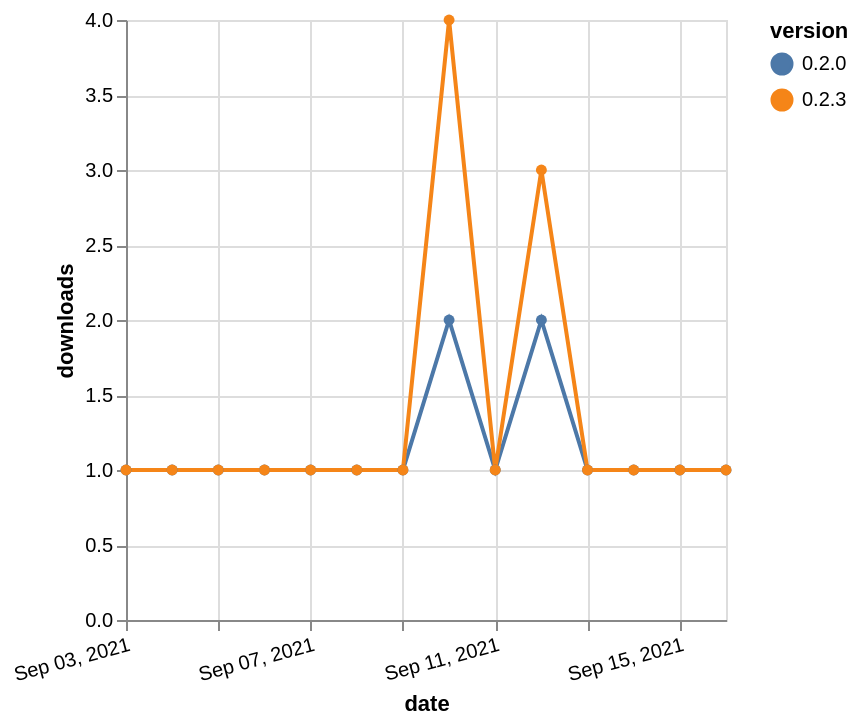

Write a Vega-Lite specification for this figure.
### Vega-Lite specification from a JSON file in a GitHub repository (floating-point values rounded to 4 significant figures)
{"$schema": "https://vega.github.io/schema/vega-lite/v5.json", "description": "A simple bar chart with embedded data.", "data": {"values": [{"date": "2021-09-03", "total": 196, "delta": 1, "version": "0.2.0"}, {"date": "2021-09-04", "total": 197, "delta": 1, "version": "0.2.0"}, {"date": "2021-09-05", "total": 198, "delta": 1, "version": "0.2.0"}, {"date": "2021-09-06", "total": 199, "delta": 1, "version": "0.2.0"}, {"date": "2021-09-07", "total": 200, "delta": 1, "version": "0.2.0"}, {"date": "2021-09-08", "total": 201, "delta": 1, "version": "0.2.0"}, {"date": "2021-09-09", "total": 202, "delta": 1, "version": "0.2.0"}, {"date": "2021-09-10", "total": 204, "delta": 2, "version": "0.2.0"}, {"date": "2021-09-11", "total": 205, "delta": 1, "version": "0.2.0"}, {"date": "2021-09-12", "total": 207, "delta": 2, "version": "0.2.0"}, {"date": "2021-09-13", "total": 208, "delta": 1, "version": "0.2.0"}, {"date": "2021-09-14", "total": 209, "delta": 1, "version": "0.2.0"}, {"date": "2021-09-15", "total": 210, "delta": 1, "version": "0.2.0"}, {"date": "2021-09-16", "total": 211, "delta": 1, "version": "0.2.0"}, {"date": "2021-09-03", "total": 290, "delta": 1, "version": "0.2.3"}, {"date": "2021-09-04", "total": 291, "delta": 1, "version": "0.2.3"}, {"date": "2021-09-05", "total": 292, "delta": 1, "version": "0.2.3"}, {"date": "2021-09-06", "total": 293, "delta": 1, "version": "0.2.3"}, {"date": "2021-09-07", "total": 294, "delta": 1, "version": "0.2.3"}, {"date": "2021-09-08", "total": 295, "delta": 1, "version": "0.2.3"}, {"date": "2021-09-09", "total": 296, "delta": 1, "version": "0.2.3"}, {"date": "2021-09-10", "total": 300, "delta": 4, "version": "0.2.3"}, {"date": "2021-09-11", "total": 301, "delta": 1, "version": "0.2.3"}, {"date": "2021-09-12", "total": 304, "delta": 3, "version": "0.2.3"}, {"date": "2021-09-13", "total": 305, "delta": 1, "version": "0.2.3"}, {"date": "2021-09-14", "total": 306, "delta": 1, "version": "0.2.3"}, {"date": "2021-09-15", "total": 307, "delta": 1, "version": "0.2.3"}, {"date": "2021-09-16", "total": 308, "delta": 1, "version": "0.2.3"}]}, "width": "container", "mark": {"type": "line", "point": {"filled": true}}, "encoding": {"x": {"field": "date", "type": "temporal", "timeUnit": "yearmonthdate", "title": "date", "axis": {"labelAngle": -15}}, "y": {"field": "delta", "type": "quantitative", "title": "downloads"}, "color": {"field": "version", "type": "nominal"}, "tooltip": {"field": "delta"}}}
